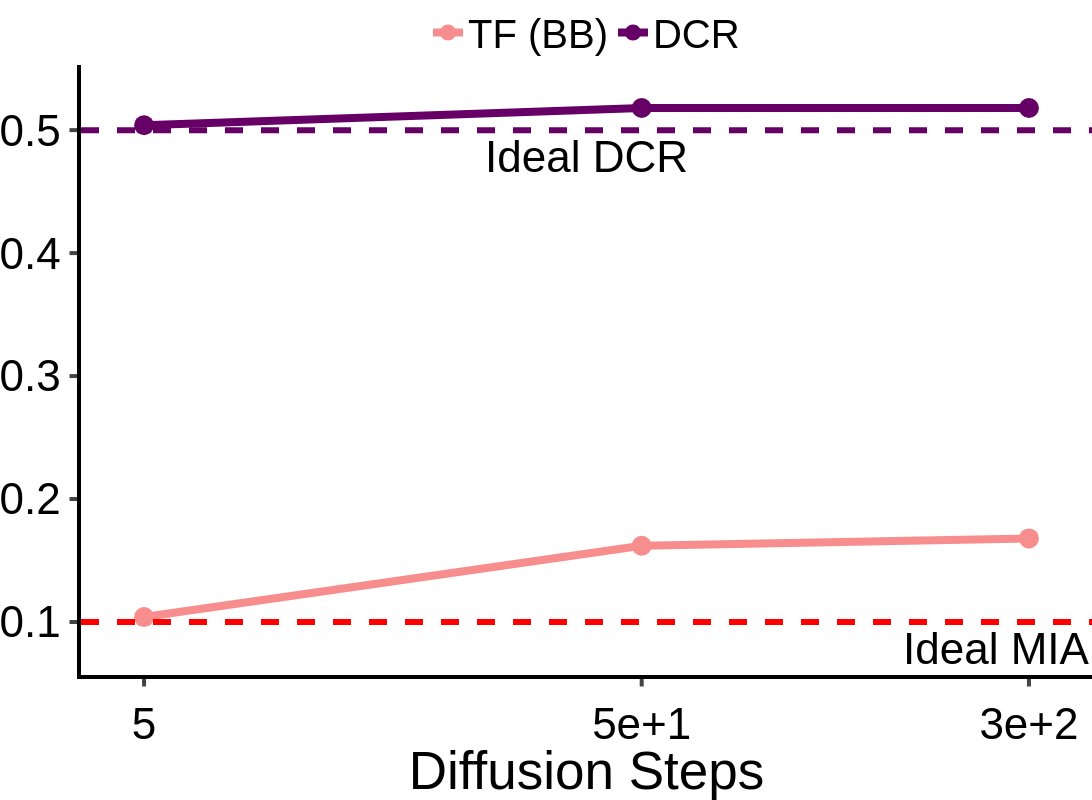

Notebook code for this chart:
### Code cell
df = {"Diffusion Steps": diffusion_steps, "TF (BB)": diffusion_steps_bb, "DCR": diffusion_steps_dcr}

fig = px.line(
    data_frame=df,
    x="Diffusion Steps",
    y=["TF (BB)", "DCR"],
    markers=True,
)
fig.data[0].line.color = "#f78d8d"
fig.data[1].line.color = "#660066"
fig.add_hline(y=0.1, line_dash="dash", line_color="red", annotation_text="Ideal MIA", annotation_position="bottom right", line_width=6)
fig.add_hline(y=0.5, line_dash="dash", line_color="#660066", annotation_text="Ideal DCR", annotation_position="bottom", line_width=6)
fig.update_layout(
    xaxis=dict(
        tickmode='array',
        tickvals=[5e0, 5e1, 3e2],
    ),
    yaxis=dict(
        tickmode='array',
        tickvals=[0.1, 0.2, 0.3, 0.4, 0.5],
    ),
)
fig.update_xaxes(
    type="log", ticks="outside", tickwidth=4, ticklen=7.5, linewidth=4, linecolor="black", tickangle=0, title_font_family="Helvetica", tickfont_family="Helvetica", tickfont_size=FONT_SIZE, tickformat=".1E"
)
fig.update_yaxes(
    ticks="outside", tickwidth=4, ticklen=7.5, linewidth=4, linecolor="black", title = "Metric Score", tickangle=0, title_font_family="Helvetica", tickfont_family="Helvetica", tickfont_size=FONT_SIZE,
)
fig.update_traces(marker=dict(size=20), line=dict(width=8))
fig.update_traces(marker=dict(size=20), line=dict(width=8))

customize_figure_layout(fig)
fig.update_layout(yaxis_title=None)
save_and_display_figure(fig, "diabetes_tf_dcr_diffusion_steps", plots_dir)

### Figure 1 — Plotly figure (JSON) as saved in the notebook; plotly's stock layout.template omitted (floating-point values rounded to 4 significant figures)
{"data": [{"hovertemplate": "variable=TF (BB)<br>Diffusion Steps=%{x}<br>value=%{y}<extra></extra>", "legendgroup": "TF (BB)", "line": {"color": "#f78d8d", "dash": "solid", "width": 8}, "marker": {"size": 20, "symbol": "circle"}, "mode": "lines+markers", "name": "TF (BB)", "orientation": "v", "showlegend": true, "type": "scatter", "x": [5, 50, 300], "xaxis": "x", "y": [0.104, 0.162, 0.168], "yaxis": "y"}, {"hovertemplate": "variable=DCR<br>Diffusion Steps=%{x}<br>value=%{y}<extra></extra>", "legendgroup": "DCR", "line": {"color": "#660066", "dash": "solid", "width": 8}, "marker": {"size": 20, "symbol": "circle"}, "mode": "lines+markers", "name": "DCR", "orientation": "v", "showlegend": true, "type": "scatter", "x": [5, 50, 300], "xaxis": "x", "y": [0.504, 0.518, 0.518], "yaxis": "y"}], "layout": {"annotations": [{"showarrow": false, "text": "Ideal MIA", "x": 1, "xanchor": "right", "xref": "x domain", "y": 0.1, "yanchor": "top", "yref": "y"}, {"showarrow": false, "text": "Ideal DCR", "x": 0.5, "xanchor": "center", "xref": "x domain", "y": 0.5, "yanchor": "top", "yref": "y"}], "font": {"color": "black", "family": "Helvetica", "size": 44}, "height": 800, "legend": {"font": {"size": 40}, "orientation": "h", "title": {"font": {"family": "Helvetica"}, "text": ""}, "tracegroupgap": 0, "valign": "top", "x": 0.5, "xanchor": "center", "y": 1, "yanchor": "bottom"}, "margin": {"b": 0, "l": 0, "pad": 0, "r": 0, "t": 40}, "plot_bgcolor": "white", "shapes": [{"line": {"color": "red", "dash": "dash", "width": 6}, "type": "line", "x0": 0, "x1": 1, "xref": "x domain", "y0": 0.1, "y1": 0.1, "yref": "y"}, {"line": {"color": "#660066", "dash": "dash", "width": 6}, "type": "line", "x0": 0, "x1": 1, "xref": "x domain", "y0": 0.5, "y1": 0.5, "yref": "y"}], "title": {"font": {"family": "Helvetica"}, "x": 0.5, "y": 0.99}, "width": 1200, "xaxis": {"anchor": "y", "automargin": true, "domain": [0, 1], "linecolor": "black", "linewidth": 4, "tickangle": 0, "tickfont": {"family": "Helvetica", "size": 44}, "tickformat": ".1E", "ticklen": 7.5, "tickmode": "array", "ticks": "outside", "tickvals": [5, 50, 300], "tickwidth": 4, "title": {"font": {"family": "Helvetica"}, "text": "Diffusion Steps"}, "type": "log"}, "yaxis": {"anchor": "x", "automargin": true, "domain": [0, 1], "linecolor": "black", "linewidth": 4, "tickangle": 0, "tickfont": {"family": "Helvetica", "size": 44}, "ticklen": 7.5, "tickmode": "array", "ticks": "outside", "tickvals": [0.1, 0.2, 0.3, 0.4, 0.5], "tickwidth": 4, "title": {}}}}
